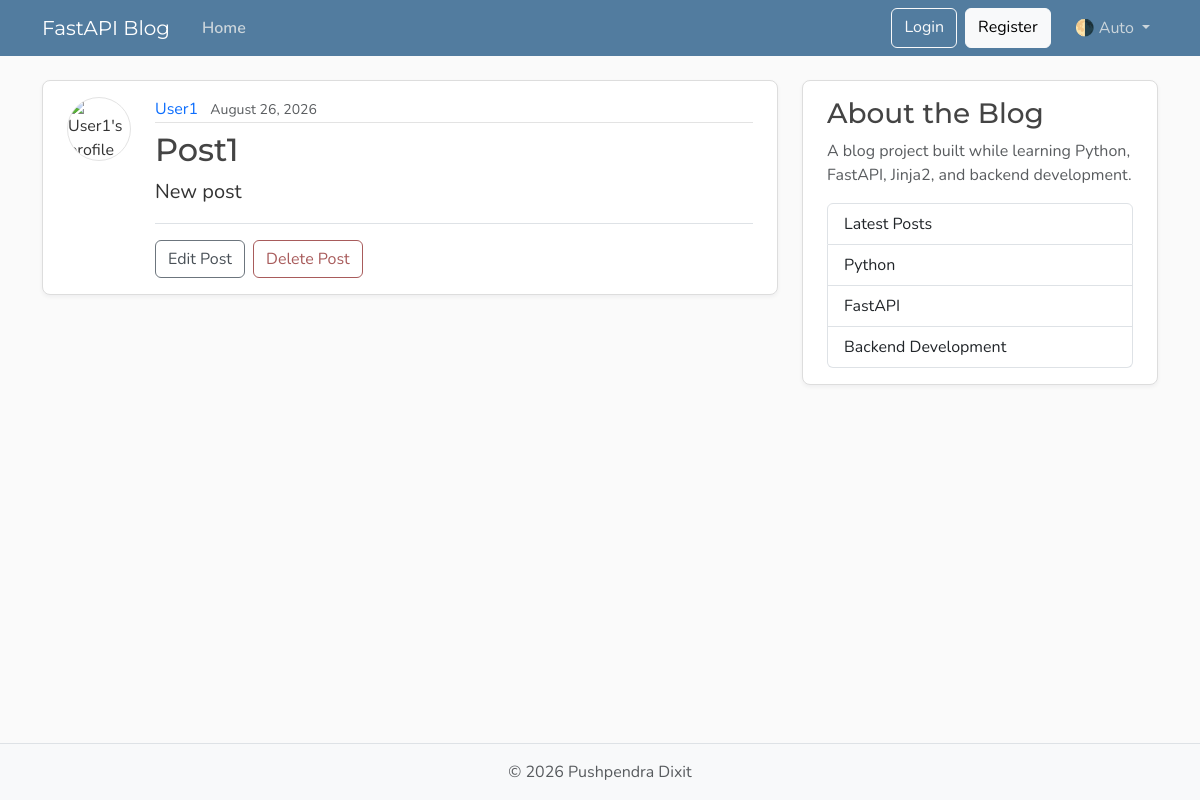
Before: /posts/1 with the older database file.
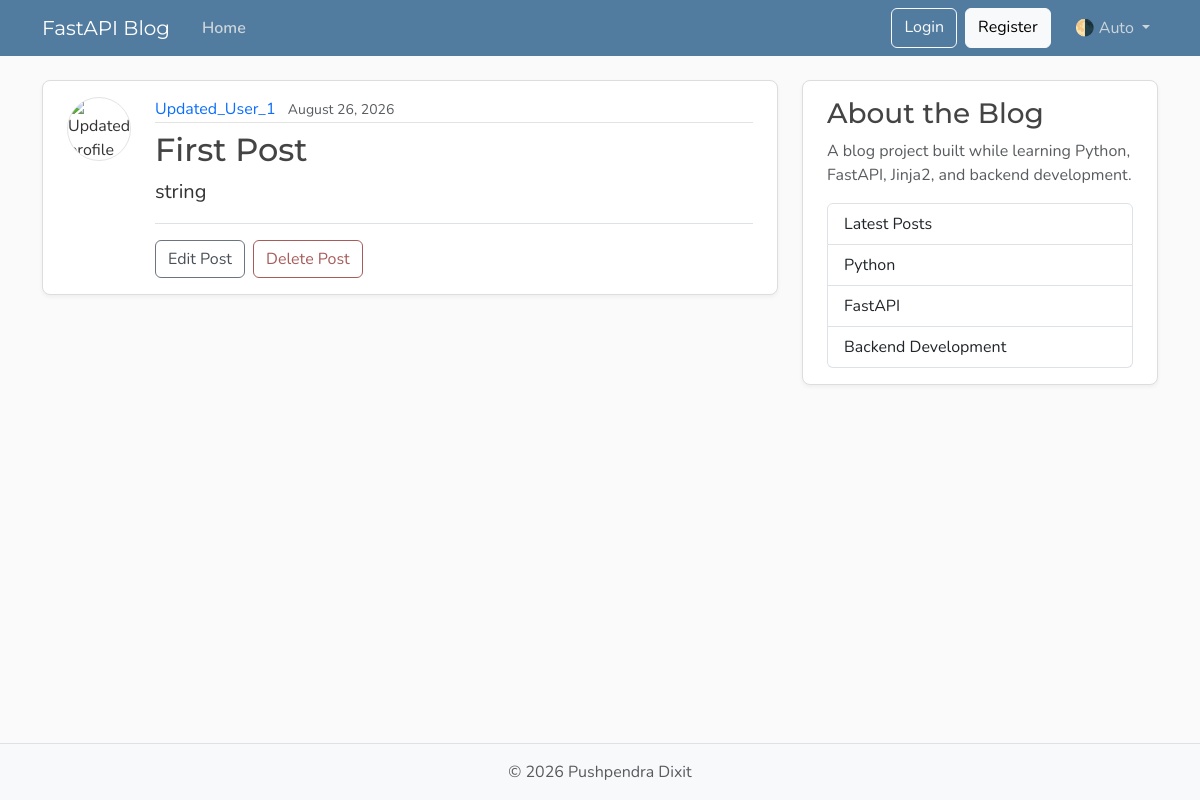
After: the same page with the newer database file.
### models.py (models this page shows, shortened)
class User(Base):
    __tablename__ = "users"
    id: Mapped[int] = mapped_column(Integer, primary_key=True, index=True)
    username: Mapped[str] = mapped_column(String(50), unique=True, nullable=False)
    email: Mapped[str] = mapped_column(String(120), unique=True, nullable=False)
    image_file: Mapped[str | None] = mapped_column(
        String(200),
        nullable=True,
        default=None,
    )
    posts: Mapped[list[Post]] = relationship(back_populates="author", cascade="all, delete-orphan")

class Post(Base):
    __tablename__ = "posts"
    id: Mapped[int] = mapped_column(Integer, primary_key=True, index=True)
    title: Mapped[str] = mapped_column(String(100), nullable=False)
    content: Mapped[str] = mapped_column(Text, nullable=False)
    user_id: Mapped[int] = mapped_column(
        ForeignKey("users.id"),
        nullable=False,
        index=True,
    )
    date_posted: Mapped[datetime] = mapped_column(
        DateTime(timezone=True),
        default=lambda: datetime.now(UTC),
    )
    author: Mapped[User] = relationship(back_populates="posts")

### main.py (the view)
@app.get("/posts/{post_id}", include_in_schema=False)
def post_page(request: Request, post_id: int, db: Annotated[Session, Depends(get_db)]):
    result = db.execute(select(models.Post).where(models.Post.id == post_id))
    post = result.scalars().first()
    if post:
        title = post.title[:50]
        return templates.TemplateResponse(
            request,
            "post.html",
            {"post": post, "title": title},
        )
    raise HTTPException(status_code=status.HTTP_404_NOT_FOUND, detail="Post not found")

### templates/post.html (shortened to what this page needs)
{% extends "layout.html" %}
{% block content %}
  <article class="content-section py-3 px-4 mb-4">
    <div class="d-flex align-items-start gap-4">
      <img class="rounded-circle article-img flex-shrink-0"
           src="{{ post.author.image_path }}"
           alt="{{ post.author.username }}'s profile picture"
           width="64"
           height="64"
           loading="lazy">
      <div class="flex-grow-1">
        <div class="article-metadata mb-2">
          <a class="me-2"
             href="{{ url_for("user_posts", user_id=post.author.id) }}">{{ post.author.username }}</a>
          <small class="text-body-secondary">{{ post.date_posted.strftime("%B %d, %Y") }}</small>
        </div>
        <h2 class="article-title">{{ post.title }}</h2>
        <p class="article-content">{{ post.content }}</p>
        <div class="post-actions mt-3 pt-3 border-top">
          <a class="btn btn-outline-secondary me-1" href="#">Edit Post</a>
          <button type="button"
                  class="btn btn-outline-danger"
                  data-bs-toggle="modal"
                  data-bs-target="#deleteModal">Delete Post</button>
        </div>
      </div>
    </div>
  </article>
{% endblock content %}

### templates/layout.html (shortened to what this page needs)
<!DOCTYPE html>
<html lang="en">
  <head>
    <link href="https://cdn.jsdelivr.net/npm/bootstrap@5.3.8/dist/css/bootstrap.min.css"
          rel="stylesheet"
>
    <link rel="stylesheet"
          type="text/css"
          href="{{ url_for('static', path='css/main.css') }}">
  </head>
  <body class="d-flex flex-column min-vh-100">
    <header class="site-header">
      <nav class="navbar navbar-expand-md bg-steel fixed-top"
           data-bs-theme="dark">
        <div class="container">
          <a class="navbar-brand me-4"
             href="{{ url_for('home') }}">
            FastAPI Blog
          </a>
          <div class="collapse navbar-collapse"
               id="navbarToggle">
            <div class="navbar-nav me-auto">
              <a class="nav-link active"
                 aria-current="page"
                 href="{{ url_for('home') }}">
                Home
              </a>
            </div>
            <div class="navbar-nav">
              <a class="btn btn-outline-light mb-2 mb-md-0 me-md-2"
                 href="#">
                Login
              </a>
              <a class="btn btn-light mb-2 mb-md-0 me-md-3"
                 href="#">
                Register
              </a>
              <details class="nav-item dropdown position-relative">
                <summary class="nav-link dropdown-toggle"
                         id="bd-theme"
                         style="list-style: none; cursor: pointer;">
                  <span id="bd-theme-text">
                  </span>
                </summary>
              </details>
            </div>
          </div>
        </div>
      </nav>
    </header>
    <main role="main"
          class="container">
      <div class="row">
        <div class="col-md-8">
          {% block content %}
          {% endblock content %}
        </div>
        <aside class="col-md-4">
          <div class="content-section py-3 px-4 mb-4">
            <h3>About the Blog</h3>
            <p class="text-body-secondary">
              A blog project built while learning
              Python, FastAPI, Jinja2, and backend development.
            </p>
            <ul class="list-group">
              <li class="list-group-item">
                Latest Posts
              </li>
              <li class="list-group-item">
                Python
              </li>
              <li class="list-group-item">
                FastAPI
              </li>
              <li class="list-group-item">
                Backend Development
              </li>
            </ul>
          </div>
        </aside>
      </div>
    </main>
    <footer class="mt-auto py-3 bg-body-tertiary border-top">
      <div class="container text-center">
        <p class="text-body-secondary mb-0">
          © <span id="year"></span> Pushpendra Dixit
        </p>
      </div>
    </footer>
  </body>
</html>

### static/css/main.css (style rules this page uses)
:root { --font-heading: "Montserrat", system-ui, -apple-system, BlinkMacSystemFont, sans-serif; --font-body: "Nunito", system-ui, -apple-system, BlinkMacSystemFont, sans-serif; --color-bg-body: #fafafa; --color-bg-content: #ffffff; --color-text-primary: #333333; --color-text-heading: #444444; --color-steel: #527c9f; --color-nav-link: #cbd5db; --color-nav-link-hover: #ffffff; --color-link-hover: #428bca; --color-border: #dddddd; --color-border-light: #e3e3e3; --spacing-xl: 5rem; --article-img-size: 4rem; --account-img-size: 7.813rem; }
body { font-family: var(--font-body); background: var(--color-bg-body); color: var(--color-text-primary); }
main { padding-top: var(--spacing-xl); }
h1, h2, h3, h4, h5, h6 { font-family: var(--font-heading); color: var(--color-text-heading); }
.navbar-brand { font-family: var(--font-heading); }
a { text-decoration: none; }
.bg-steel { background-color: var(--color-steel); }
.site-header .navbar-nav .nav-link { color: var(--color-nav-link); transition: color 0.2s ease-in-out; }
.site-header .navbar-nav .nav-link.active { font-weight: 600; }
.content-section { background: var(--color-bg-content); border: 1px solid var(--color-border); border-radius: 0.5rem; box-shadow: 0 2px 4px rgba(15, 23, 42, 0.05); transition: box-shadow 0.15s ease, transform 0.15s ease, border-color 0.15s ease; }
.article-title { color: var(--color-text-heading); transition: color 0.2s ease-in-out; }
.article-content { white-space: pre-line; font-size: 1.25rem; }
.article-img { height: var(--article-img-size); width: var(--article-img-size); flex-shrink: 0; object-fit: cover; border: 1px solid var(--color-border-light); box-shadow: 0 0 0 2px var(--color-bg-content); }
.article-metadata { padding-bottom: 0.063rem; border-bottom: 1px solid var(--color-border-light); }
.article-metadata a { transition: color 0.2s ease-in-out; }
.btn-outline-secondary { --bs-btn-color: #495057; --bs-btn-border-color: #6c757d; --bs-btn-hover-color: #fff; --bs-btn-hover-bg: #5a6268; --bs-btn-hover-border-color: #545b62; --bs-btn-active-color: #fff; --bs-btn-active-bg: #545b62; --bs-btn-active-border-color: #4e555b; }
.btn-outline-danger { --bs-btn-color: #a85b5b; --bs-btn-border-color: #a85b5b; --bs-btn-hover-color: #fff; --bs-btn-hover-bg: #924e4e; --bs-btn-hover-border-color: #874848; --bs-btn-active-color: #fff; --bs-btn-active-bg: #874848; --bs-btn-active-border-color: #7c4242; }
[data-bs-theme="dark"] { --color-bg-body: #1a1a1a; --color-bg-content: #2d2d2d; --color-text-primary: #e0e0e0; --color-text-heading: #f0f0f0; --color-border: #404040; --color-border-light: #4a4a4a; }

Changed rows visible on the page:
changed User: author.username "User1" → "Updated_User_1"
changed Post: title "Post1" → "First Post"; content "New post" → "string"
